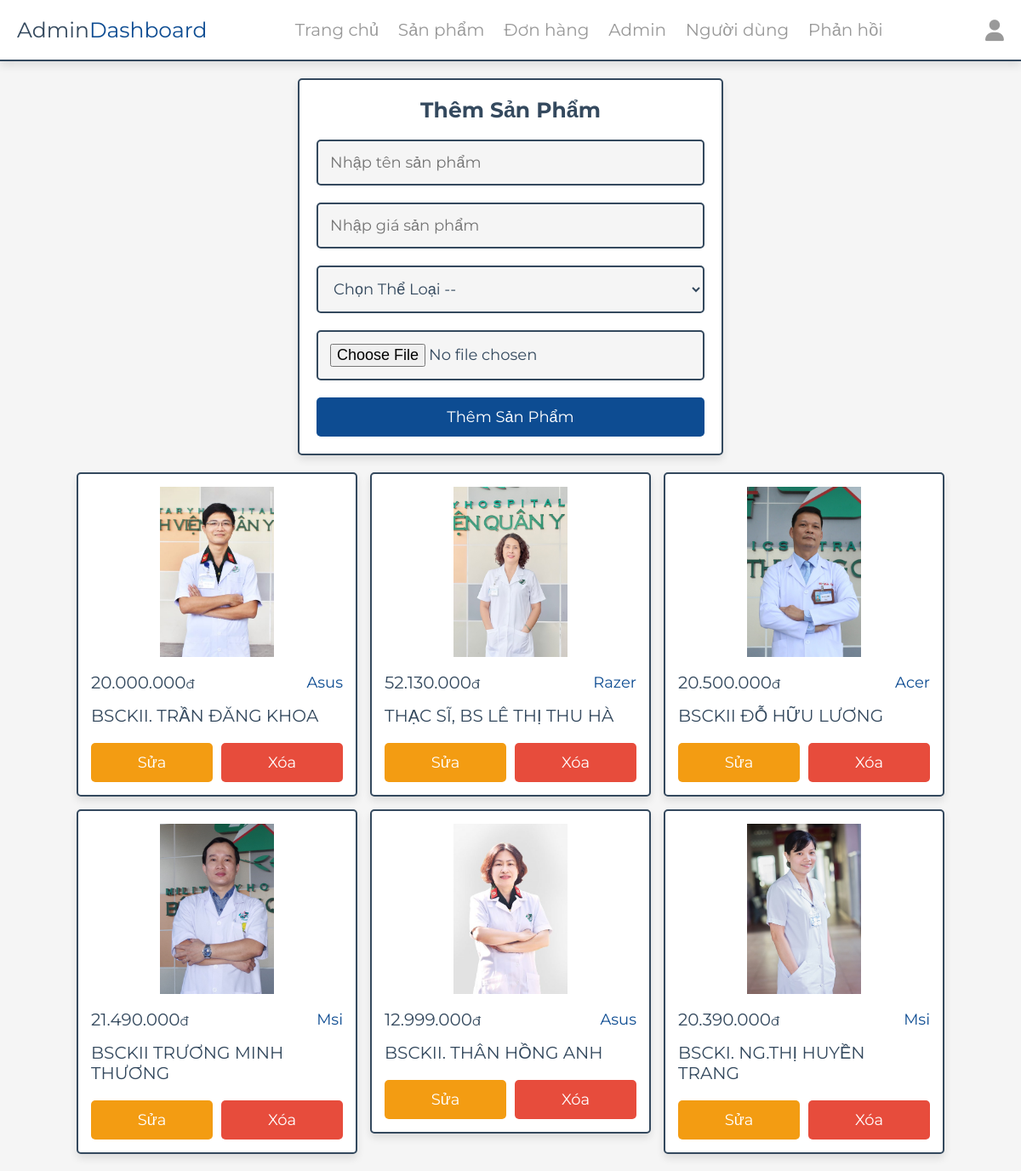
The app's page /admin/products.php (signed in) with its own data.
### tables this page shows
CREATE TABLE `products` (
  `id` int(100) NOT NULL,
  `name` varchar(100) NOT NULL,
  `category` varchar(100) NOT NULL,
  `price` int(10) NOT NULL,
  `image` varchar(100) NOT NULL,
  `description` text DEFAULT NULL,
  `warranty` int(11) DEFAULT NULL,
  `manufacturer` varchar(255) DEFAULT NULL
);

### admin/products.php (the view, shortened to what this page needs)
<?php
include '../components/connect.php';
include '../convert_currency.php';
?>
<!DOCTYPE html>
<html lang="en">
<head>
   <link rel="stylesheet" href="https://cdnjs.cloudflare.com/ajax/libs/font-awesome/6.1.1/css/all.min.css">
   <link rel="stylesheet" href="../css/admin_style.css">
</head>
<body>
   <?php include '../components/admin_header.php' ?>
   <section class="add-products">
      <form action="" method="POST" enctype="multipart/form-data">
         <h3>Thêm Sản phẩm</h3>
         <input type="text" required placeholder="Nhập tên sản phẩm" name="name" maxlength="100" class="box">
         <input type="number" min="0" max="9999999999" required placeholder="Nhập giá sản phẩm" name="price" onkeypress="if(this.value.length == 10) return false;" class="box">
         <select name="category" class="box" required>
            <option value="" disabled selected>Chọn Thể Loại -- </option>
         </select>
         <input type="file" name="image" class="box" accept="image/jpg, image/jpeg, image/png, image/webp" required>
         <input type="submit" value="Thêm sản phẩm" name="add_product" class="btn">
      </form>
   </section>
   <section class="show-products" style="padding-top: 0;">
      <div class="box-container">
         <?php
         $show_products = $conn->prepare("SELECT * FROM `products`");
         $show_products->execute();
         if ($show_products->rowCount() > 0) {
            while ($fetch_products = $show_products->fetch(PDO::FETCH_ASSOC)) {
         ?>
               <div class="box">
                  <img src="../uploaded_img/<?= $fetch_products['image']; ?>" alt="">
                  <div class="flex">
                     <div class="price"> <?php echo currency_format($fetch_products['price']); ?></div>
                     <div class="category"><?= $fetch_products['category']; ?></div>
                  </div>
                  <div class="name"><?= $fetch_products['name']; ?></div>
                  <div class="flex-btn">
                     <a href="update_product.php?update=<?= $fetch_products['id']; ?>" class="option-btn">Sửa</a>
                     <a href="products.php?delete=<?= $fetch_products['id']; ?>" class="delete-btn" onclick="return confirm('Xóa sản phẩm này?');">Xóa</a>
                  </div>
               </div>
         <?php
            }
         } else {
            echo '<p class="empty">Chưa có sản phẩm nào được thêm vào!</p>';
         }
         ?>
      </div>
   </section>
</body>
</html>

### convert_currency.php
<?php
if (!function_exists('currency_format')) {
    function currency_format($number, $suffix = 'đ')
    {
        if (!empty($number)) {
            return number_format($number, 0, ',', '.') . "<span>{$suffix}</span>";
        }
    }
}

### css/admin_style.css (style rules this page uses)
:root { --main-color: #0D4C92; --red: #e74c3c; --orange: #f39c12; --black: #34495e; --white: #fff; --light-bg: #f5f5f5; --light-orange:#e1af25; --light-color: #999; --border: .2rem solid var(--black); --box-shadow: 0 .5rem 1rem rgba(0, 0, 0, .1); }
* { font-family: 'Montserrat', sans-serif; margin: 0; padding: 0; box-sizing: border-box; text-decoration: none; outline: none; border: none; }
html { font-size: 62.5%; overflow-x: hidden; }
body { background-color: var(--light-bg); }
section { max-width: 1200px; margin: 0 auto; padding: 2rem; }
.btn, .delete-btn, .option-btn { display: block; margin-top: 1rem; border-radius: .5rem; cursor: pointer; width: 100%; font-size: 1.8rem; color: var(--white); padding: 1.2rem 3rem; text-transform: capitalize; text-align: center; }
.btn { background-color: var(--main-color); }
.delete-btn { background-color: var(--red); }
.option-btn { background-color: var(--orange); }
.flex-btn { display: flex; gap: 1rem; }
.add-products form { margin: 0 auto; max-width: 50rem; background-color: var(--white); border-radius: .5rem; box-shadow: var(--box-shadow); border: var(--border); padding: 2rem; text-align: center; }
.add-products form h3 { margin-bottom: 1rem; font-size: 2.5rem; color: var(--black); text-transform: capitalize; }
.add-products form .box { background-color: var(--light-bg); border: var(--border); width: 100%; padding: 1.4rem; font-size: 1.8rem; color: var(--black); border-radius: .5rem; margin: 1rem 0; }
.show-products .box-container { display: grid; grid-template-columns: repeat(auto-fit, 33rem); gap: 1.5rem; justify-content: center; align-items: flex-start; }
.show-products .box-container .box { background-color: var(--white); border-radius: .5rem; box-shadow: var(--box-shadow); border: var(--border); padding: 1.5rem; }
.show-products .box-container .box img { width: 100%; height: 20rem; object-fit: contain; margin-bottom: 1rem; }
.show-products .box-container .box .name { font-size: 2rem; color: var(--black); padding: 1rem 0; }
.show-products .box-container .box .flex { display: flex; align-items: center; gap: 1rem; justify-content: space-between; }
.show-products .box-container .box .flex .category { font-size: 1.8rem; color: var(--main-color); }
.show-products .box-container .box .flex .price { font-size: 2rem; color: var(--black); margin: .5rem 0; }
.show-products .box-container .box .flex .price span { font-size: 1.5rem; }

### records on screen
products: image (picture), price "20.000.000", category "Asus", name "BSCKII. TRẦN ĐĂNG KHOA"
products: image (picture), price "52.130.000", category "Razer", name "THẠC SĨ, BS LÊ THỊ THU HÀ"
products: image (picture), price "20.500.000", category "Acer", name "BSCKII ĐỖ HỮU LƯƠNG"
products: image (picture), price "21.490.000", category "Msi", name "BSCKII TRƯƠNG MINH THƯƠNG"
products: image (picture), price "12.999.000", category "Asus", name "BSCKII. THÂN HỒNG ANH"
products: image (picture), price "20.390.000", category "Msi", name "BSCKI. NG.THỊ HUYỀN TRANG"
